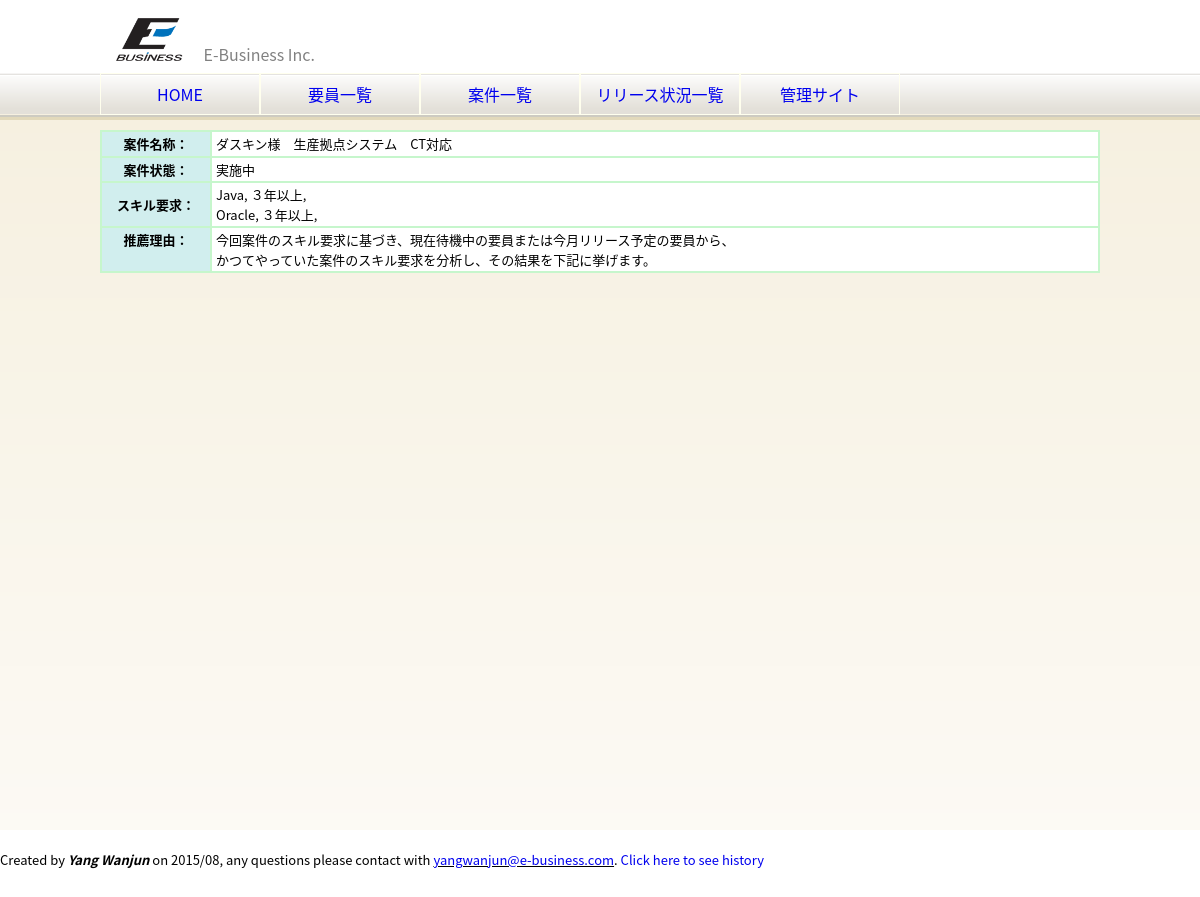
/eb/project/1/recommended_member.html, run on the app's committed database.
### eb/models.py (models this page shows, shortened)
class Project(models.Model):
    name = models.CharField(blank=False, null=False, max_length=50, verbose_name=u"案件名称")
    description = models.TextField(blank=True, null=True, verbose_name=u"案件概要")
    skills = models.ManyToManyField(Skill, through='ProjectSkill', blank=True, null=True, verbose_name=u"スキル要求")
    start_date = models.DateField(blank=True, null=True, verbose_name=u"開始日")
    end_date = models.DateField(blank=True, null=True, verbose_name=u"終了日")
    address = models.CharField(blank=True, null=True, max_length=255, verbose_name=u"作業場所")
    status = models.IntegerField(choices=PROJECT_STATUS, verbose_name=u"ステータス")
    client = models.ForeignKey(Client, blank=True, null=True, verbose_name=u"関連会社")
    boss = models.ForeignKey(ClientMember, blank=True, null=True, related_name="boss_set", verbose_name=u"案件責任者")
    middleman = models.ForeignKey(ClientMember, blank=True, null=True,
                                  related_name="middleman_set", verbose_name=u"案件連絡者")
    salesperson = models.ForeignKey(Salesperson, blank=True, null=True, verbose_name=u"営業員")
    members = models.ManyToManyField(Member, through='ProjectMember', blank=True, null=True)
    class Meta:
        ordering = ['name']
        verbose_name = verbose_name_plural = u"案件"
    def get_recommended_members(self):
        members = []
        if self.status != 1:
            return members
        dict_skills = {}
        for skill in self.skills.all():
            dict_skills[skill.name] = self.get_members_by_skill_name(skill.name)
        return dict_skills

class ProjectSkill(models.Model):
    project = models.ForeignKey(Project, verbose_name=u"案件")
    skill = models.ForeignKey(Skill, verbose_name=u"スキル")
    period = models.IntegerField(blank=True, null=True, choices=SkillTime, verbose_name=u"経験年数")
    description = models.TextField(blank=True, null=True, verbose_name=u"備考")
    class Meta:
        verbose_name = verbose_name_plural = u"案件のスキル要求"

class Skill(models.Model):
    name = models.CharField(blank=False, null=False, max_length=30, verbose_name=u"名称")
    class Meta:
        ordering = ['name']
        verbose_name = verbose_name_plural = u"スキル"

### eb/views.py (the view)
# urls.py: url(r'^project/(?P<project_id>[^,/]+)/recommended_member.html$', views.recommended_member_list,
def recommended_member_list(request, project_id):
    project = Project.objects.get(pk=project_id)
    dict_skills = project.get_recommended_members()
    context = RequestContext(request, {
        'company': company,
        'title': u'%s - 推薦されるメンバーズ' % (project.name,),
        'project': project,
        'dict_skills': dict_skills,
    })
    template = loader.get_template('recommended_member.html')
    return HttpResponse(template.render(context))

### eb/templates/recommended_member.html (shortened to what this page needs)
{% extends "base.html" %}
{% block content %}
    <div>
        <table class="detail" cellpadding="0" cellspacing="0">
            <tr>
                <th style="width: 100px;">案件名称：</th>
                <td>{{ project.name }}</td>
            </tr>
            <tr>
                <th>案件状態：</th>
                <td>{{ project.get_status_display }}</td>
            </tr>
            <tr>
                <th>スキル要求：</th>
                <td>
                    {% for project_skill in project.projectskill_set.all %}
                        <div>{{ project_skill.skill.name }}, {{ project_skill.get_period_display }}, {{project_skill.description }}</div>
                    {% endfor %}
                </td>
            </tr>
            <tr>
                <th valign="top">推薦理由：</th>
                <td>今回案件のスキル要求に基づき、現在待機中の要員または今月リリース予定の要員から、<br/>
                    かつてやっていた案件のスキル要求を分析し、その結果を下記に挙げます。<br/>
                </td>
            </tr>
        </table>
    </div>
{% endblock %}

### static/css/base.css (style rules this page uses)
html { height: 100%; }
body { height: 100%; font-family: YouYuan, 'Noto Sans CJK JP', 'Noto Sans', 'Source Han Sans J', SourceHanSansJP, メイリオ, Meiryo, 游ゴシック, YuGothic, 'ヒラギノ角ゴ Pro W3', 'Hiragino Kaku Gothic Pro', sans-serif, msyh; }
* { margin: 0; padding: 0; line-height: 1.5; }

### static/css/section.css (style rules this page uses)
section table.detail { width: 100%; border: 1px solid rgb(198, 246, 204); }
section table.detail th, section table.detail td { border: 1px solid rgb(198, 246, 204); padding: 2px 4px; }
section table.detail th { background-color: #D1EEEE; }
section table.detail td { background-color: #fff; }

### data on the page
Project: name "ダスキン様 生産拠点システム CT対応", status "実施中"
ProjectSkill: skill.name "Java", period "３年以上"
ProjectSkill: skill.name "Oracle", period "３年以上"
